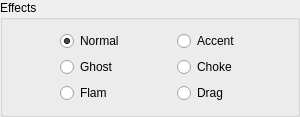
        <widget class="QGroupBox" name="effectsGroup">
         <property name="sizePolicy">
          <sizepolicy hsizetype="Expanding" vsizetype="Preferred">
           <horstretch>0</horstretch>
           <verstretch>0</verstretch>
          </sizepolicy>
         </property>
         <property name="minimumSize">
          <size>
           <width>300</width>
           <height>99</height>
          </size>
         </property>
         <property name="maximumSize">
          <size>
           <width>300</width>
           <height>1000</height>
          </size>
         </property>
         <property name="toolTip">
          <string>Effects to apply to this note head</string>
         </property>
         <property name="whatsThis">
          <string>&lt;html&gt;&lt;head/&gt;&lt;body&gt;&lt;p&gt;&lt;span style=&quot; font-weight:600;&quot;&gt;MIDI note effect&lt;/span&gt;&lt;/p&gt;&lt;p&gt;&lt;br/&gt;&lt;/p&gt;&lt;p&gt;The sound effect to apply to the output MIDI.&lt;/p&gt;&lt;p&gt;&lt;br/&gt;&lt;/p&gt;&lt;p&gt;&lt;span style=&quot; font-weight:600;&quot;&gt;Note:&lt;/span&gt; this only has an effect for &amp;quot;Drag&amp;quot; notes at the moment. Further effects will be added in future versions of DrumBurp.&lt;/p&gt;&lt;/body&gt;&lt;/html&gt;</string>
         </property>
         <property name="title">
          <string>Effects</string>
         </property>
         <layout class="QGridLayout" name="gridLayout">
          <item row="0" column="1">
           <widget class="QRadioButton" name="normalEffect">
            <property name="toolTip">
             <string>A normal strike</string>
            </property>
            <property name="text">
             <string>Normal</string>
            </property>
            <property name="checked">
             <bool>true</bool>
            </property>
           </widget>
          </item>
          <item row="0" column="3">
           <widget class="QRadioButton" name="accentEffect">
            <property name="toolTip">
             <string>A harder strike</string>
            </property>
            <property name="text">
             <string>Accent</string>
            </property>
           </widget>
          </item>
          <item row="0" column="4">
           <spacer name="horizontalSpacer_6">
            <property name="orientation">
             <enum>Qt::Horizontal</enum>
            </property>
            <property name="sizeHint" stdset="0">
             <size>
              <width>20</width>
              <height>19</height>
             </size>
            </property>
           </spacer>
          </item>
          <item row="1" column="1">
           <widget class="QRadioButton" name="ghostEffect">
            <property name="toolTip">
             <string>A quieter strike</string>
            </property>
            <property name="text">
             <string>Ghost</string>
            </property>
           </widget>
          </item>
          <item row="1" column="3">
           <widget class="QRadioButton" name="chokeEffect">
            <property name="toolTip">
             <string>A choked strike</string>
            </property>
            <property name="text">
             <string>Choke</string>
            </property>
           </widget>
          </item>
          <item row="2" column="1">
           <widget class="QRadioButton" name="flamEffect">
            <property name="toolTip">
             <string>A two-handed strike</string>
            </property>
            <property name="text">
             <string>Flam</string>
            </property>
           </widget>
          </item>
          <item row="2" column="3">
           <widget class="QRadioButton" name="dragEffect">
            <property name="toolTip">
             <string>Two or more strikes in quick succession</string>
            </property>
            <property name="text">
             <string>Drag</string>
            </property>
           </widget>
          </item>
          <item row="0" column="2">
           <spacer name="horizontalSpacer_2">
            <property name="orientation">
             <enum>Qt::Horizontal</enum>
            </property>
            <property name="sizeHint" stdset="0">
             <size>
              <width>20</width>
              <height>20</height>
             </size>
            </property>
           </spacer>
          </item>
          <item row="0" column="0">
           <spacer name="horizontalSpacer_4">
            <property name="orientation">
             <enum>Qt::Horizontal</enum>
            </property>
            <property name="sizeHint" stdset="0">
             <size>
              <width>20</width>
              <height>20</height>
             </size>
            </property>
           </spacer>
          </item>
         </layout>
        </widget>
